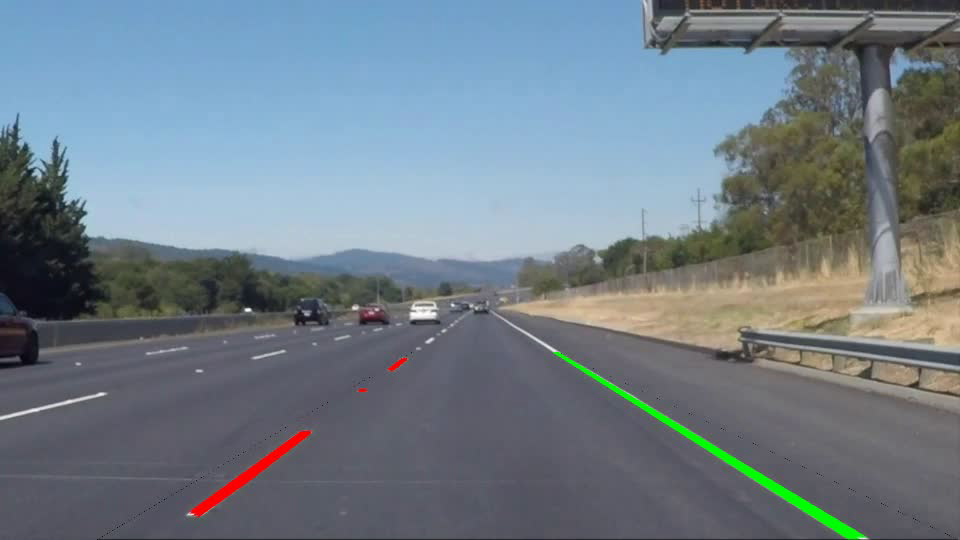
#> input picture frame 0 of Lane_detection/Problem2.avi, 960 x 540 px, given in place of whiteline.mp4, which was not available
$ python Lane_detect.py
#> lines starting #> are read from the running program, lines starting #| are printed output that depends on the picture; after the words box and inside, x2 and y2 are one past the last pixel; in counts of white or black regions, pixels touching at a corner belong together; pictures that were not available may be replaced by others from this repository, and a replacement may not be noted
import cv2
import matplotlib.pyplot as plt
import numpy as np
size = (960, 540)

#out = cv2.VideoWriter('output_video.avi',cv2.VideoWriter_fourcc(*'DIVX'), 60, frameSize)
out = cv2.VideoWriter('Problem2.avi',
                         cv2.VideoWriter_fourcc(*'MJPG'),
                         10, size)

cap=cv2.VideoCapture("/home/shubham/whiteline.mp4")
r=960
c=540
def region_of_interest(img, vertices):
    mask = np.zeros_like(img)

    match_mask_color = 255
    cv2.fillPoly(mask, vertices, match_mask_color)
    masked_image = cv2.bitwise_and(img, mask)
    return masked_image


def perspective_warp(img,
                     dst_size=(r,c),
                     src=np.float32([(0.43,0.65),(0.58,0.65),(0.1,1),(1,1)]),
                     dst=np.float32([(0,0), (1, 0), (0,1), (1,1)])):
    img_size = np.float32([(img.shape[1],img.shape[0])])
    src = src* img_size

    dst = dst * np.float32(dst_size)
    # Given src and dst points, calculate the perspective transform matrix
    M = cv2.getPerspectiveTransform(src, dst)
    # Warp the image using OpenCV warpPerspective()
    warped = cv2.warpPerspective(img, M, dst_size)
    return warped
def inv_perspective_warp(img,
                     dst_size=(r,c),
                     src=np.float32([(0,0), (1, 0), (0,1), (1,1)]),
                     dst=np.float32([(0.43,0.65),(0.58,0.65),(0.1,1),(1,1)])):
    img_size = np.float32([(img.shape[1],img.shape[0])])
    src = src* img_size

    dst = dst * np.float32(dst_size)

    M = cv2.getPerspectiveTransform(src, dst)

    warped = cv2.warpPerspective(img, M, dst_size)
    return warped,M
while(cap.isOpened()):

  ret, frame = cap.read()
#> frame is the input picture: shape (540, 960, 3); mean B, G, R 135.7, 125.5, 112.9


  if ret == True:
    blur=cv2.blur(frame, (5,5))
    erode=cv2.erode(frame, (5,5))
    w=perspective_warp(erode,
                     dst_size=(r,c),
                     src=np.float32([(0.43,0.65),(0.58,0.65),(0.1,1),(1,1)]),
                     dst=np.float32([(0,0), (1, 0), (0,1), (1,1)]))
#> in perspective_warp, `src = src* img_size`: src = [[412.8, 351], [556.8, 351], [96, 540], [960, 540]]
#> in perspective_warp, `dst = dst * np.float32(dst_size)`: dst = [[0, 0], [960, 0], [0, 540], [960, 540]]
#> in perspective_warp, `M = cv2.getPerspectiveTransform(src, dst)`: M = [[-0.805, -1.35, 805.5], [1.18e-16, -2.07, 726.2], [0, -0.00319, 1]]
#> in perspective_warp, `warped = cv2.warpPerspective(img, M, dst_size)`:
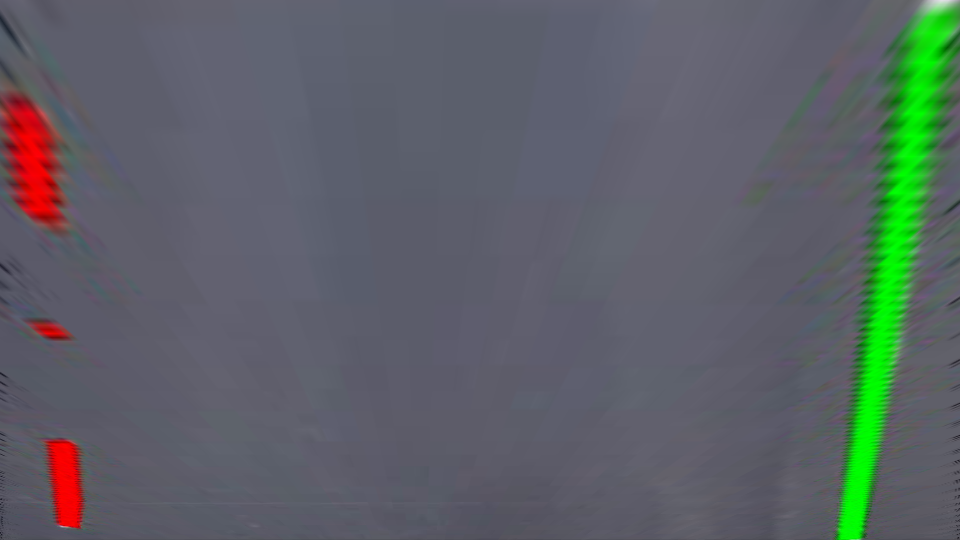
#> warped: shape (540, 960, 3); mean B, G, R 101.4, 97.5, 91.6
    gray=cv2.cvtColor(w, cv2.COLOR_BGR2GRAY)
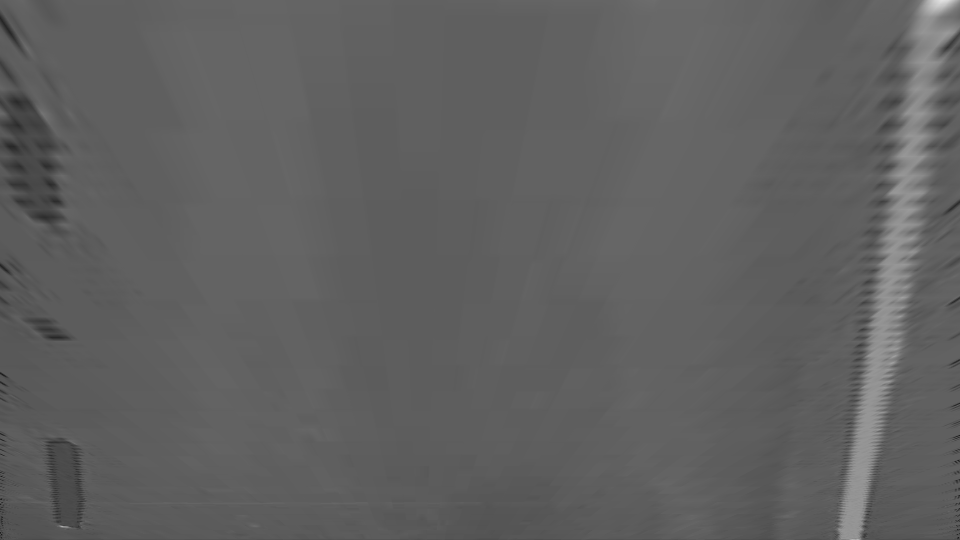
#> gray: shape (540, 960); min 24, max 225, mean 96.2
    ret, thresh = cv2.threshold(gray, 127, 255, 0)
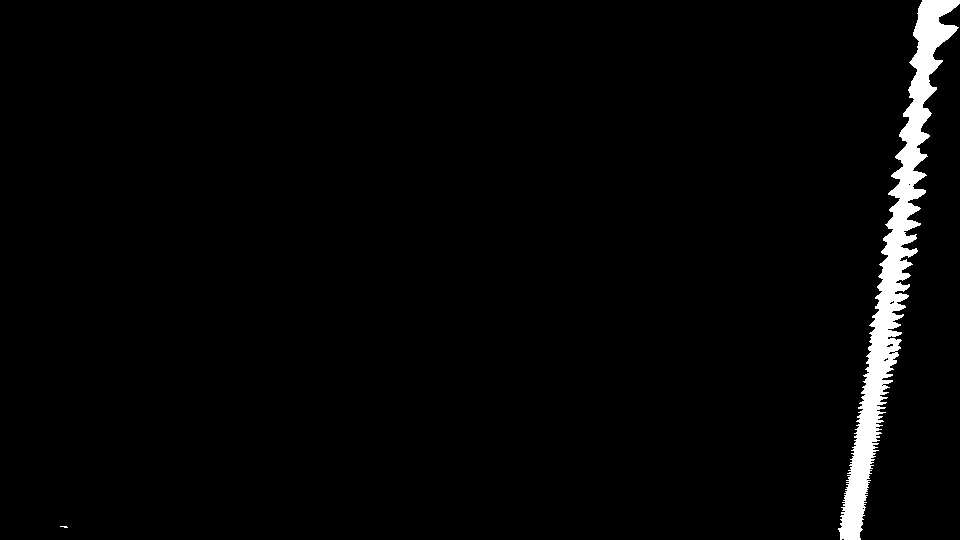
#> thresh: shape (540, 960); 2.5% white; 2 white regions (1 under 20 px)
    contours, hierarchy = cv2.findContours(thresh, cv2.RETR_TREE, cv2.CHAIN_APPROX_SIMPLE)
#> contours = 9 contours, 8 with area under 20; largest, box (x1, y1, x2, y2) and area: (838, 0, 960, 540) 11888

    for contour in contours:
            area = cv2.contourArea(contour)
            if area >10000:
                approx = cv2.approxPolyDP(contour, 0.01* cv2.arcLength(contour, True), True)
                cv2.drawContours(w, [approx], 0, (0, 255, 0), thickness=cv2.FILLED)
            else:
                approx = cv2.approxPolyDP(contour, 0.01* cv2.arcLength(contour, True), True)
                cv2.drawContours(w, [approx], 0, (0, 0, 255), thickness=cv2.FILLED)
#> this loop made 9 passes
#> (area, approx) on pass 2: (11887.5, [[959, 0], [918, 8], [840, 539]])
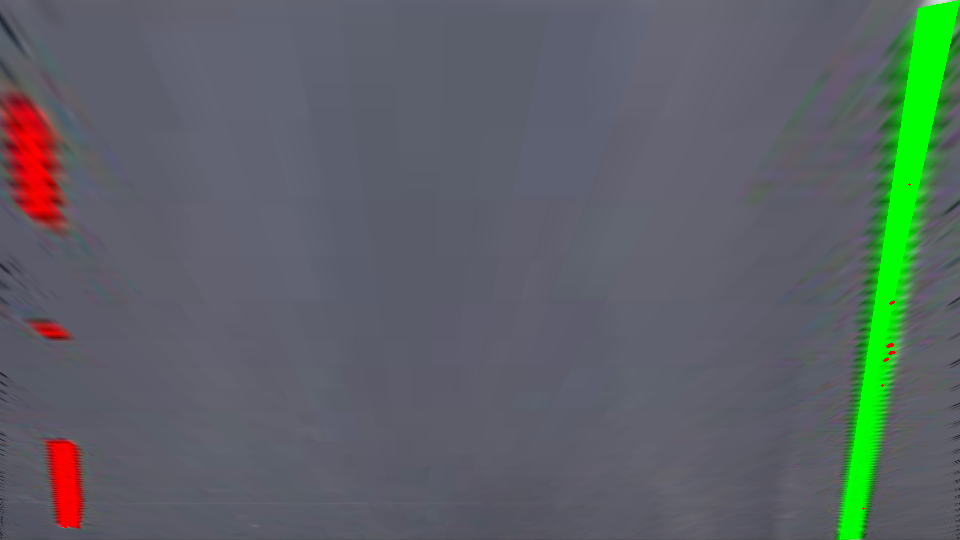
#> w: shape (540, 960, 3); 2.14% of pixels changed, all inside (x1, y1, x2, y2) = (60, 0, 960, 540)
    w2,M=inv_perspective_warp(w,
                     dst_size=(r,c),
                     src=np.float32([(0,0), (1, 0), (0,1), (1,1)]),
                     dst=np.float32([(0.43,0.65),(0.58,0.65),(0.1,1),(1,1)]))
#> in inv_perspective_warp, `src = src* img_size`: src = [[0, 0], [960, 0], [0, 540], [960, 540]]
#> in inv_perspective_warp, `dst = dst * np.float32(dst_size)`: dst = [[412.8, 351], [556.8, 351], [96, 540], [960, 540]]
#> in inv_perspective_warp, `M = cv2.getPerspectiveTransform(src, dst)`: M = [[0.15, -0.735, 412.8], [0, -0.483, 351], [0, -0.00154, 1]]
#> in inv_perspective_warp, `warped = cv2.warpPerspective(img, M, dst_size)`:
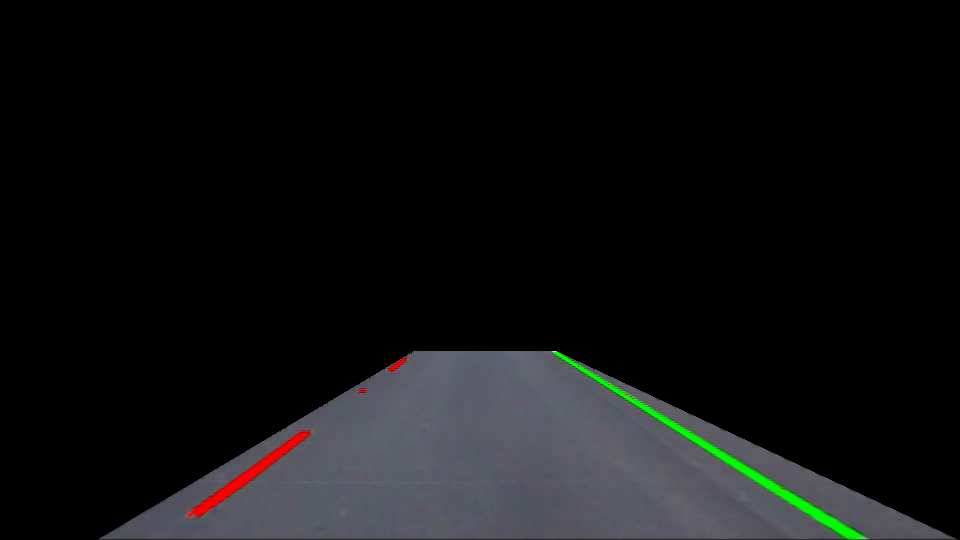
#> warped: shape (540, 960, 3); mean B, G, R 17.7, 17, 16.4

    cv2.imshow("Birdview",w)
    dest_or = cv2.bitwise_or(frame, w2, mask = None)
    #dest_or = cv2.bitwise_and(frame, dest_or, mask = None)


    for i in range(540):
      for j in range(960):
        if (np.int0(w2[i][j]) == (0, 0, 0)).all():
          w2[i,j]=frame[i,j]

    cv2.imshow("Detected_lane", w2)
    out.write(w2)


    if cv2.waitKey(25) & 0xFF == ord('q'):
#> (key q is pressed here)
      break


  else:
    break

cap.release()
cv2.destroyAllWindows()
